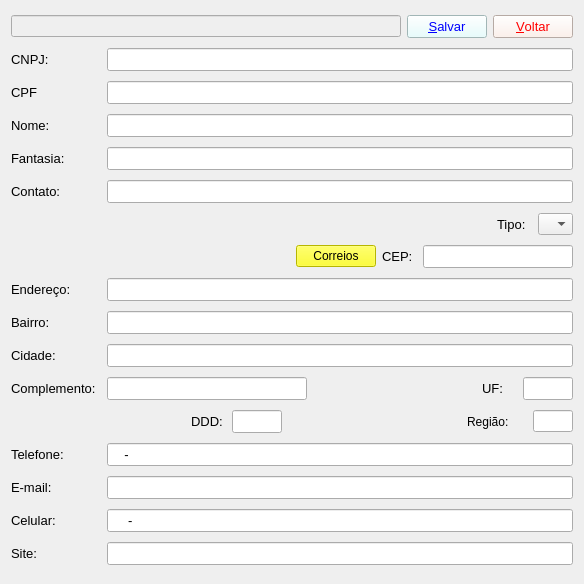
<?xml version="1.0" encoding="UTF-8"?>
<ui version="4.0">
 <class>prospect_novo</class>
 <widget class="QDialog" name="prospect_novo">
  <property name="geometry">
   <rect>
    <x>0</x>
    <y>0</y>
    <width>584</width>
    <height>584</height>
   </rect>
  </property>
  <property name="windowTitle">
   <string>Prospect - Novo</string>
  </property>
  <layout class="QVBoxLayout" name="verticalLayout">
   <item>
    <layout class="QHBoxLayout" name="horizontalLayout_19">
     <item>
      <widget class="QLineEdit" name="txt_prospect_cliloja">
       <property name="enabled">
        <bool>false</bool>
       </property>
      </widget>
     </item>
     <item>
      <widget class="QPushButton" name="bt_salvar">
       <property name="enabled">
        <bool>true</bool>
       </property>
       <property name="font">
        <font>
         <family>Tahoma</family>
         <pointsize>10</pointsize>
        </font>
       </property>
       <property name="toolTip">
        <string>Alt + S</string>
       </property>
       <property name="styleSheet">
        <string notr="true">color: rgb(0, 0, 255);  
background-color: rgb(225, 255, 255);</string>
       </property>
       <property name="text">
        <string>&amp;Salvar</string>
       </property>
       <property name="shortcut">
        <string>Alt+S</string>
       </property>
       <property name="autoDefault">
        <bool>false</bool>
       </property>
      </widget>
     </item>
     <item>
      <widget class="QPushButton" name="bt_voltar">
       <property name="enabled">
        <bool>true</bool>
       </property>
       <property name="font">
        <font>
         <family>Tahoma</family>
         <pointsize>10</pointsize>
        </font>
       </property>
       <property name="toolTip">
        <string>Alt + V</string>
       </property>
       <property name="styleSheet">
        <string notr="true">color: rgb(255, 0, 0);
background-color: rgb(255, 238, 230); </string>
       </property>
       <property name="text">
        <string>&amp;Voltar</string>
       </property>
       <property name="shortcut">
        <string>Alt+V</string>
       </property>
       <property name="autoDefault">
        <bool>false</bool>
       </property>
       <property name="default">
        <bool>false</bool>
       </property>
       <property name="flat">
        <bool>false</bool>
       </property>
      </widget>
     </item>
    </layout>
   </item>
   <item>
    <layout class="QHBoxLayout" name="horizontalLayout_3">
     <item>
      <widget class="QLabel" name="label_13">
       <property name="minimumSize">
        <size>
         <width>90</width>
         <height>0</height>
        </size>
       </property>
       <property name="font">
        <font>
         <family>Tahoma</family>
         <pointsize>10</pointsize>
        </font>
       </property>
       <property name="text">
        <string>CNPJ:</string>
       </property>
      </widget>
     </item>
     <item>
      <widget class="QLineEdit" name="txt_cnpj">
       <property name="minimumSize">
        <size>
         <width>150</width>
         <height>0</height>
        </size>
       </property>
       <property name="font">
        <font>
         <family>Tahoma</family>
         <pointsize>10</pointsize>
        </font>
       </property>
       <property name="inputMask">
        <string>00000000000000</string>
       </property>
      </widget>
     </item>
    </layout>
   </item>
   <item>
    <layout class="QHBoxLayout" name="horizontalLayout_9">
     <item>
      <widget class="QLabel" name="label_16">
       <property name="minimumSize">
        <size>
         <width>90</width>
         <height>0</height>
        </size>
       </property>
       <property name="font">
        <font>
         <family>Tahoma</family>
         <pointsize>10</pointsize>
        </font>
       </property>
       <property name="text">
        <string>CPF</string>
       </property>
      </widget>
     </item>
     <item>
      <widget class="QLineEdit" name="txt_cpf">
       <property name="minimumSize">
        <size>
         <width>150</width>
         <height>0</height>
        </size>
       </property>
       <property name="font">
        <font>
         <family>Tahoma</family>
         <pointsize>10</pointsize>
        </font>
       </property>
       <property name="inputMask">
        <string>00000000000000</string>
       </property>
      </widget>
     </item>
    </layout>
   </item>
   <item>
    <layout class="QHBoxLayout" name="horizontalLayout_6">
     <item>
      <widget class="QLabel" name="label">
       <property name="minimumSize">
        <size>
         <width>90</width>
         <height>0</height>
        </size>
       </property>
       <property name="maximumSize">
        <size>
         <width>16777215</width>
         <height>16777215</height>
        </size>
       </property>
       <property name="font">
        <font>
         <family>Tahoma</family>
         <pointsize>10</pointsize>
        </font>
       </property>
       <property name="text">
        <string>Nome:</string>
       </property>
      </widget>
     </item>
     <item>
      <widget class="QLineEdit" name="txt_nome">
       <property name="minimumSize">
        <size>
         <width>0</width>
         <height>0</height>
        </size>
       </property>
       <property name="maximumSize">
        <size>
         <width>16777215</width>
         <height>16777215</height>
        </size>
       </property>
       <property name="font">
        <font>
         <family>Tahoma</family>
         <pointsize>10</pointsize>
        </font>
       </property>
       <property name="inputMask">
        <string/>
       </property>
       <property name="maxLength">
        <number>100</number>
       </property>
      </widget>
     </item>
    </layout>
   </item>
   <item>
    <layout class="QHBoxLayout" name="horizontalLayout_14">
     <item>
      <widget class="QLabel" name="label_2">
       <property name="minimumSize">
        <size>
         <width>90</width>
         <height>0</height>
        </size>
       </property>
       <property name="font">
        <font>
         <family>Tahoma</family>
         <pointsize>10</pointsize>
        </font>
       </property>
       <property name="text">
        <string>Fantasia:</string>
       </property>
      </widget>
     </item>
     <item>
      <widget class="QLineEdit" name="txt_fantasia">
       <property name="minimumSize">
        <size>
         <width>250</width>
         <height>0</height>
        </size>
       </property>
       <property name="font">
        <font>
         <family>Tahoma</family>
         <pointsize>10</pointsize>
        </font>
       </property>
       <property name="maxLength">
        <number>30</number>
       </property>
      </widget>
     </item>
    </layout>
   </item>
   <item>
    <layout class="QHBoxLayout" name="horizontalLayout_15">
     <item>
      <widget class="QLabel" name="label_3">
       <property name="minimumSize">
        <size>
         <width>90</width>
         <height>0</height>
        </size>
       </property>
       <property name="font">
        <font>
         <family>Tahoma</family>
         <pointsize>10</pointsize>
        </font>
       </property>
       <property name="text">
        <string>Contato:</string>
       </property>
      </widget>
     </item>
     <item>
      <widget class="QLineEdit" name="txt_contato">
       <property name="minimumSize">
        <size>
         <width>250</width>
         <height>0</height>
        </size>
       </property>
       <property name="font">
        <font>
         <family>Tahoma</family>
         <pointsize>10</pointsize>
        </font>
       </property>
       <property name="maxLength">
        <number>50</number>
       </property>
      </widget>
     </item>
    </layout>
   </item>
   <item>
    <layout class="QHBoxLayout" name="horizontalLayout_17">
     <item>
      <spacer name="horizontalSpacer_5">
       <property name="orientation">
        <enum>Qt::Orientation::Horizontal</enum>
       </property>
       <property name="sizeHint" stdset="0">
        <size>
         <width>40</width>
         <height>20</height>
        </size>
       </property>
      </spacer>
     </item>
     <item>
      <widget class="QLabel" name="label_4">
       <property name="minimumSize">
        <size>
         <width>35</width>
         <height>0</height>
        </size>
       </property>
       <property name="maximumSize">
        <size>
         <width>35</width>
         <height>16777215</height>
        </size>
       </property>
       <property name="font">
        <font>
         <family>Tahoma</family>
         <pointsize>10</pointsize>
        </font>
       </property>
       <property name="text">
        <string>Tipo:</string>
       </property>
      </widget>
     </item>
     <item>
      <widget class="QComboBox" name="cb_tipo">
       <property name="minimumSize">
        <size>
         <width>35</width>
         <height>0</height>
        </size>
       </property>
       <property name="maximumSize">
        <size>
         <width>35</width>
         <height>16777215</height>
        </size>
       </property>
       <property name="baseSize">
        <size>
         <width>35</width>
         <height>0</height>
        </size>
       </property>
       <property name="toolTip">
        <string>F = Final, S = Solidário, R = Revenda</string>
       </property>
       <item>
        <property name="text">
         <string/>
        </property>
       </item>
       <item>
        <property name="text">
         <string>F</string>
        </property>
       </item>
       <item>
        <property name="text">
         <string>S</string>
        </property>
       </item>
       <item>
        <property name="text">
         <string>R</string>
        </property>
       </item>
      </widget>
     </item>
    </layout>
   </item>
   <item>
    <layout class="QHBoxLayout" name="horizontalLayout_20">
     <item>
      <spacer name="horizontalSpacer_4">
       <property name="orientation">
        <enum>Qt::Orientation::Horizontal</enum>
       </property>
       <property name="sizeHint" stdset="0">
        <size>
         <width>40</width>
         <height>20</height>
        </size>
       </property>
      </spacer>
     </item>
     <item>
      <widget class="QPushButton" name="bt_correio_2">
       <property name="toolTip">
        <string>Busca do CEP pelo endereço ou endereço pelo CEP.</string>
       </property>
       <property name="toolTipDuration">
        <number>1</number>
       </property>
       <property name="statusTip">
        <string>cc</string>
       </property>
       <property name="styleSheet">
        <string notr="true">background-color: rgb(255, 255, 0);</string>
       </property>
       <property name="text">
        <string>Correios</string>
       </property>
       <property name="autoDefault">
        <bool>false</bool>
       </property>
      </widget>
     </item>
     <item>
      <layout class="QHBoxLayout" name="horizontalLayout_8">
       <item>
        <widget class="QLabel" name="label_5">
         <property name="minimumSize">
          <size>
           <width>35</width>
           <height>0</height>
          </size>
         </property>
         <property name="maximumSize">
          <size>
           <width>35</width>
           <height>16777215</height>
          </size>
         </property>
         <property name="font">
          <font>
           <family>Tahoma</family>
           <pointsize>10</pointsize>
          </font>
         </property>
         <property name="text">
          <string>CEP:</string>
         </property>
        </widget>
       </item>
       <item>
        <widget class="QLineEdit" name="txt_cep">
         <property name="maximumSize">
          <size>
           <width>150</width>
           <height>16777215</height>
          </size>
         </property>
         <property name="font">
          <font>
           <family>Tahoma</family>
           <pointsize>10</pointsize>
          </font>
         </property>
         <property name="inputMask">
          <string>99999999</string>
         </property>
        </widget>
       </item>
      </layout>
     </item>
    </layout>
   </item>
   <item>
    <layout class="QHBoxLayout" name="horizontalLayout_11">
     <item>
      <widget class="QLabel" name="label_6">
       <property name="minimumSize">
        <size>
         <width>90</width>
         <height>0</height>
        </size>
       </property>
       <property name="font">
        <font>
         <family>Tahoma</family>
         <pointsize>10</pointsize>
        </font>
       </property>
       <property name="text">
        <string>Endereço:</string>
       </property>
      </widget>
     </item>
     <item>
      <widget class="QLineEdit" name="txt_endereco">
       <property name="minimumSize">
        <size>
         <width>400</width>
         <height>0</height>
        </size>
       </property>
       <property name="font">
        <font>
         <family>Tahoma</family>
         <pointsize>10</pointsize>
        </font>
       </property>
       <property name="maxLength">
        <number>50</number>
       </property>
       <property name="cursorPosition">
        <number>0</number>
       </property>
      </widget>
     </item>
    </layout>
   </item>
   <item>
    <layout class="QHBoxLayout" name="horizontalLayout_13">
     <item>
      <widget class="QLabel" name="label_7">
       <property name="minimumSize">
        <size>
         <width>90</width>
         <height>0</height>
        </size>
       </property>
       <property name="font">
        <font>
         <family>Tahoma</family>
         <pointsize>10</pointsize>
        </font>
       </property>
       <property name="text">
        <string>Bairro:</string>
       </property>
      </widget>
     </item>
     <item>
      <widget class="QLineEdit" name="txt_bairro">
       <property name="minimumSize">
        <size>
         <width>400</width>
         <height>0</height>
        </size>
       </property>
       <property name="font">
        <font>
         <family>Tahoma</family>
         <pointsize>10</pointsize>
        </font>
       </property>
       <property name="maxLength">
        <number>50</number>
       </property>
      </widget>
     </item>
    </layout>
   </item>
   <item>
    <layout class="QHBoxLayout" name="horizontalLayout_2">
     <item>
      <widget class="QLabel" name="label_8">
       <property name="minimumSize">
        <size>
         <width>90</width>
         <height>0</height>
        </size>
       </property>
       <property name="maximumSize">
        <size>
         <width>90</width>
         <height>16777215</height>
        </size>
       </property>
       <property name="font">
        <font>
         <family>Tahoma</family>
         <pointsize>10</pointsize>
        </font>
       </property>
       <property name="text">
        <string>Cidade:</string>
       </property>
      </widget>
     </item>
     <item>
      <widget class="QLineEdit" name="txt_cidade">
       <property name="minimumSize">
        <size>
         <width>400</width>
         <height>0</height>
        </size>
       </property>
       <property name="maximumSize">
        <size>
         <width>16777215</width>
         <height>16777215</height>
        </size>
       </property>
       <property name="font">
        <font>
         <family>Tahoma</family>
         <pointsize>10</pointsize>
        </font>
       </property>
       <property name="maxLength">
        <number>50</number>
       </property>
      </widget>
     </item>
    </layout>
   </item>
   <item>
    <layout class="QHBoxLayout" name="horizontalLayout_21">
     <item>
      <layout class="QHBoxLayout" name="horizontalLayout_16">
       <item>
        <widget class="QLabel" name="label_18">
         <property name="minimumSize">
          <size>
           <width>90</width>
           <height>0</height>
          </size>
         </property>
         <property name="maximumSize">
          <size>
           <width>90</width>
           <height>16777215</height>
          </size>
         </property>
         <property name="font">
          <font>
           <family>Tahoma</family>
           <pointsize>10</pointsize>
          </font>
         </property>
         <property name="text">
          <string>Complemento:</string>
         </property>
        </widget>
       </item>
       <item>
        <widget class="QLineEdit" name="txt_complemento">
         <property name="minimumSize">
          <size>
           <width>200</width>
           <height>0</height>
          </size>
         </property>
         <property name="maximumSize">
          <size>
           <width>16777215</width>
           <height>16777215</height>
          </size>
         </property>
         <property name="font">
          <font>
           <family>Tahoma</family>
           <pointsize>10</pointsize>
          </font>
         </property>
         <property name="maxLength">
          <number>50</number>
         </property>
        </widget>
       </item>
      </layout>
     </item>
     <item>
      <spacer name="horizontalSpacer">
       <property name="orientation">
        <enum>Qt::Orientation::Horizontal</enum>
       </property>
       <property name="sizeHint" stdset="0">
        <size>
         <width>40</width>
         <height>20</height>
        </size>
       </property>
      </spacer>
     </item>
     <item>
      <layout class="QHBoxLayout" name="horizontalLayout_7">
       <item>
        <widget class="QLabel" name="label_9">
         <property name="minimumSize">
          <size>
           <width>35</width>
           <height>0</height>
          </size>
         </property>
         <property name="maximumSize">
          <size>
           <width>35</width>
           <height>16777215</height>
          </size>
         </property>
         <property name="font">
          <font>
           <family>Tahoma</family>
           <pointsize>10</pointsize>
          </font>
         </property>
         <property name="text">
          <string>UF:</string>
         </property>
        </widget>
       </item>
       <item>
        <widget class="QLineEdit" name="txt_uf">
         <property name="minimumSize">
          <size>
           <width>30</width>
           <height>0</height>
          </size>
         </property>
         <property name="maximumSize">
          <size>
           <width>50</width>
           <height>16777215</height>
          </size>
         </property>
         <property name="font">
          <font>
           <family>Tahoma</family>
           <pointsize>10</pointsize>
          </font>
         </property>
         <property name="inputMask">
          <string>AA</string>
         </property>
         <property name="alignment">
          <set>Qt::AlignmentFlag::AlignCenter</set>
         </property>
        </widget>
       </item>
      </layout>
     </item>
    </layout>
   </item>
   <item>
    <layout class="QHBoxLayout" name="horizontalLayout_22">
     <item>
      <spacer name="horizontalSpacer_2">
       <property name="orientation">
        <enum>Qt::Orientation::Horizontal</enum>
       </property>
       <property name="sizeHint" stdset="0">
        <size>
         <width>40</width>
         <height>20</height>
        </size>
       </property>
      </spacer>
     </item>
     <item>
      <layout class="QHBoxLayout" name="horizontalLayout_10">
       <item>
        <widget class="QLabel" name="label_10">
         <property name="minimumSize">
          <size>
           <width>35</width>
           <height>0</height>
          </size>
         </property>
         <property name="maximumSize">
          <size>
           <width>35</width>
           <height>16777215</height>
          </size>
         </property>
         <property name="font">
          <font>
           <family>Tahoma</family>
           <pointsize>10</pointsize>
          </font>
         </property>
         <property name="text">
          <string>DDD:</string>
         </property>
        </widget>
       </item>
       <item>
        <widget class="QLineEdit" name="txt_ddd">
         <property name="minimumSize">
          <size>
           <width>40</width>
           <height>0</height>
          </size>
         </property>
         <property name="maximumSize">
          <size>
           <width>50</width>
           <height>16777215</height>
          </size>
         </property>
         <property name="font">
          <font>
           <family>Tahoma</family>
           <pointsize>10</pointsize>
          </font>
         </property>
         <property name="inputMask">
          <string>999</string>
         </property>
        </widget>
       </item>
      </layout>
     </item>
     <item>
      <spacer name="horizontalSpacer_3">
       <property name="orientation">
        <enum>Qt::Orientation::Horizontal</enum>
       </property>
       <property name="sizeHint" stdset="0">
        <size>
         <width>40</width>
         <height>20</height>
        </size>
       </property>
      </spacer>
     </item>
     <item>
      <layout class="QHBoxLayout" name="horizontalLayout_4">
       <item>
        <widget class="QLabel" name="label_17">
         <property name="maximumSize">
          <size>
           <width>60</width>
           <height>16777215</height>
          </size>
         </property>
         <property name="text">
          <string>Região:</string>
         </property>
        </widget>
       </item>
       <item>
        <widget class="QLineEdit" name="txt_regiao">
         <property name="minimumSize">
          <size>
           <width>40</width>
           <height>0</height>
          </size>
         </property>
         <property name="maximumSize">
          <size>
           <width>40</width>
           <height>16777215</height>
          </size>
         </property>
         <property name="toolTip">
          <string>Máximo 3 dígitos.</string>
         </property>
         <property name="text">
          <string/>
         </property>
         <property name="maxLength">
          <number>3</number>
         </property>
         <property name="alignment">
          <set>Qt::AlignmentFlag::AlignCenter</set>
         </property>
        </widget>
       </item>
      </layout>
     </item>
    </layout>
   </item>
   <item>
    <layout class="QHBoxLayout" name="horizontalLayout_18">
     <item>
      <widget class="QLabel" name="label_11">
       <property name="minimumSize">
        <size>
         <width>90</width>
         <height>0</height>
        </size>
       </property>
       <property name="font">
        <font>
         <family>Tahoma</family>
         <pointsize>10</pointsize>
        </font>
       </property>
       <property name="text">
        <string>Telefone:</string>
       </property>
      </widget>
     </item>
     <item>
      <widget class="QLineEdit" name="txt_telefone">
       <property name="minimumSize">
        <size>
         <width>150</width>
         <height>0</height>
        </size>
       </property>
       <property name="font">
        <font>
         <family>Tahoma</family>
         <pointsize>10</pointsize>
        </font>
       </property>
       <property name="inputMask">
        <string>9999-9999</string>
       </property>
      </widget>
     </item>
    </layout>
   </item>
   <item>
    <layout class="QHBoxLayout" name="horizontalLayout">
     <item>
      <widget class="QLabel" name="label_12">
       <property name="minimumSize">
        <size>
         <width>90</width>
         <height>0</height>
        </size>
       </property>
       <property name="font">
        <font>
         <family>Tahoma</family>
         <pointsize>10</pointsize>
        </font>
       </property>
       <property name="text">
        <string>E-mail:</string>
       </property>
      </widget>
     </item>
     <item>
      <widget class="QLineEdit" name="txt_email">
       <property name="minimumSize">
        <size>
         <width>400</width>
         <height>0</height>
        </size>
       </property>
       <property name="font">
        <font>
         <family>Tahoma</family>
         <pointsize>10</pointsize>
        </font>
       </property>
       <property name="maxLength">
        <number>50</number>
       </property>
      </widget>
     </item>
    </layout>
   </item>
   <item>
    <layout class="QHBoxLayout" name="horizontalLayout_5">
     <item>
      <widget class="QLabel" name="label_14">
       <property name="minimumSize">
        <size>
         <width>90</width>
         <height>0</height>
        </size>
       </property>
       <property name="font">
        <font>
         <family>Tahoma</family>
         <pointsize>10</pointsize>
        </font>
       </property>
       <property name="text">
        <string>Celular:</string>
       </property>
      </widget>
     </item>
     <item>
      <widget class="QLineEdit" name="txt_celular">
       <property name="minimumSize">
        <size>
         <width>150</width>
         <height>0</height>
        </size>
       </property>
       <property name="font">
        <font>
         <family>Tahoma</family>
         <pointsize>10</pointsize>
        </font>
       </property>
       <property name="inputMask">
        <string>99999-9999</string>
       </property>
      </widget>
     </item>
    </layout>
   </item>
   <item>
    <layout class="QHBoxLayout" name="horizontalLayout_12">
     <item>
      <widget class="QLabel" name="label_15">
       <property name="minimumSize">
        <size>
         <width>90</width>
         <height>0</height>
        </size>
       </property>
       <property name="font">
        <font>
         <family>Tahoma</family>
         <pointsize>10</pointsize>
        </font>
       </property>
       <property name="text">
        <string>Site:</string>
       </property>
      </widget>
     </item>
     <item>
      <widget class="QLineEdit" name="txt_site">
       <property name="minimumSize">
        <size>
         <width>400</width>
         <height>0</height>
        </size>
       </property>
       <property name="font">
        <font>
         <family>Tahoma</family>
         <pointsize>10</pointsize>
        </font>
       </property>
      </widget>
     </item>
    </layout>
   </item>
  </layout>
 </widget>
 <resources/>
 <connections/>
</ui>
